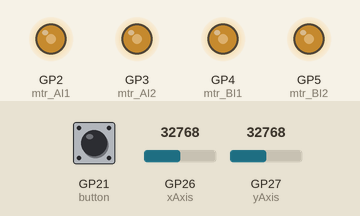
This program was run on a simulated Raspberry Pi Pico running MicroPython. Parts: output pins drawn as LEDs (lit = HIGH). Inputs (shaded band) come from the test bench; at power-on: GP26 (xAxis) = 32768, GP27 (yAxis) = 32768, GP21 (button) LOW (analog values on the 0–65535 scale).

Above: at 1.2 s.
1.3 s: GP26 (xAxis) set to 45874
At 2.5 s:
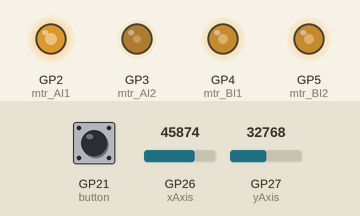
2.8 s: GP27 (yAxis) set to 45874
At 3.7 s:
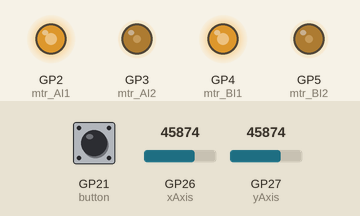
4.3 s: GP21 (button) pulled HIGH for 0.15 s
At 5.2 s:
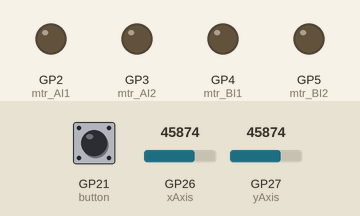
6.9 s: GP26 (xAxis) set to 57670
At 8.0 s:
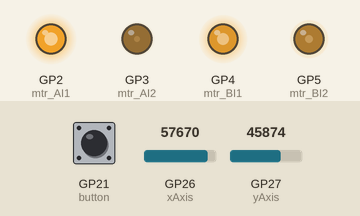
8.4 s: GP27 (yAxis) set to 57670
At 9.1 s:
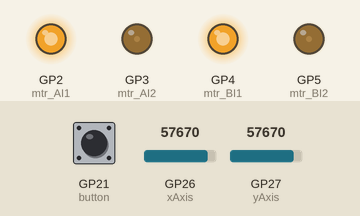
9.9 s: GP27 (yAxis) set to 65535
At 10.3 s:
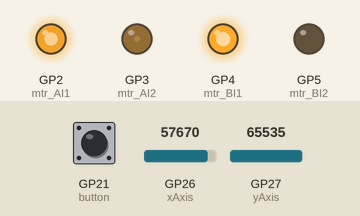
Timing chart, 0 to 12.4 s (numbered marks = the images above; inputs shaded):
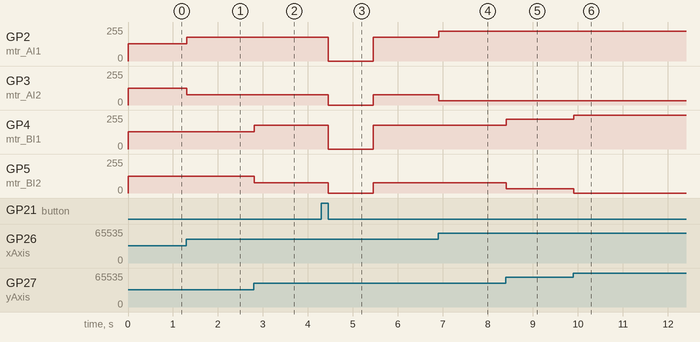

Measured:
- after the input at 1.3 s, GP2 (mtr_AI1): 128/255 → 178/255 at once; GP3 (mtr_AI2): 127/255 → 77/255 at once
- after the input at 2.8 s, GP4 (mtr_BI1): 128/255 → 178/255 at once; GP5 (mtr_BI2): 127/255 → 77/255 at once
- after the input at 4.3 s, GP2 (mtr_AI1), GP4 (mtr_BI1): 178/255 → 0/255 after 0.15 s, → 178/255 1.0 s later; GP3 (mtr_AI2), GP5 (mtr_BI2): 77/255 → 0/255 after 0.15 s, → 77/255 1.0 s later
- after the input at 6.9 s, GP2 (mtr_AI1): 178/255 → 224/255 at once; GP3 (mtr_AI2): 77/255 → 31/255 at once
- after the input at 8.4 s, GP4 (mtr_BI1): 178/255 → 224/255 at once; GP5 (mtr_BI2): 77/255 → 31/255 at once
- after the input at 9.9 s, GP4 (mtr_BI1): 224/255 → 255/255 at once; GP5 (mtr_BI2): 31/255 → 0/255 at once

The program:

Motor_control_interrupted.py
```python
from machine import Pin, ADC, PWM
import utime
xAxis= ADC(26)
yAxis= ADC(27)
button = Pin(21,Pin.IN, Pin.PULL_DOWN)
mtr_AI1 = PWM(Pin(2))
mtr_AI2 = PWM(Pin(3))
mtr_BI1 = PWM(Pin(4))
mtr_BI2 = PWM(Pin(5))
mtr_AI1.freq(500)
mtr_BI1.freq(500)

def Move( x, y):
    mtr_AI1.duty_u16(x)
    mtr_AI2.duty_u16(((2**16)-1) - x)
    mtr_BI1.duty_u16(y)
    mtr_BI2.duty_u16(((2**16)-1) - y)


def Stop(pin):
    mtr_AI1.duty_u16(0)
    mtr_AI2.duty_u16(0)
    mtr_BI1.duty_u16(0)
    mtr_BI2.duty_u16(0)
    utime.sleep(1)


button.irq(handler=Stop, trigger=Pin.IRQ_FALLING)

while True:
    Move(xAxis.read_u16(), yAxis.read_u16())
```
